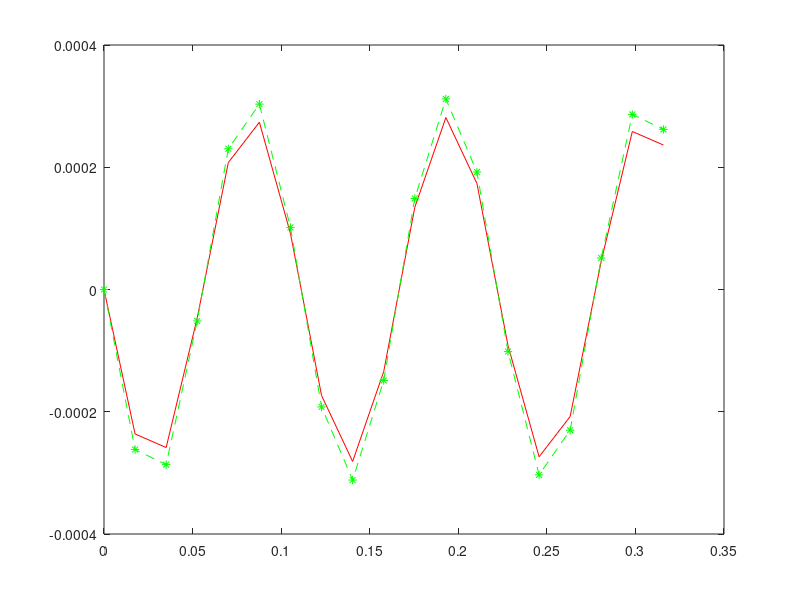

This figure's MATLAB source:
%dotdot x+x=sin(2*w*t)
clc
clear all
close all
f=3; w=2*pi*f; c=3; T=1/f; N=19;
linewidth=5
t=(0:1:N-1)*T/N;
theta= ((2*pi*2/((ceil(N))))*linspace(ceil(-N/2),ceil(N/2),1));
x = sin(c*w*t); %initial guess (time domain)
X=(fft(x)) %frequency domain
w1 = theta/T;
X2=X./(1-(c^2*w1.^2));
X1=(ifft(X2))
x_theo= (1/(1-c^2*w^2))*sin(c*w*t)
plot(t,X1,'r',t,x_theo,'g*--')